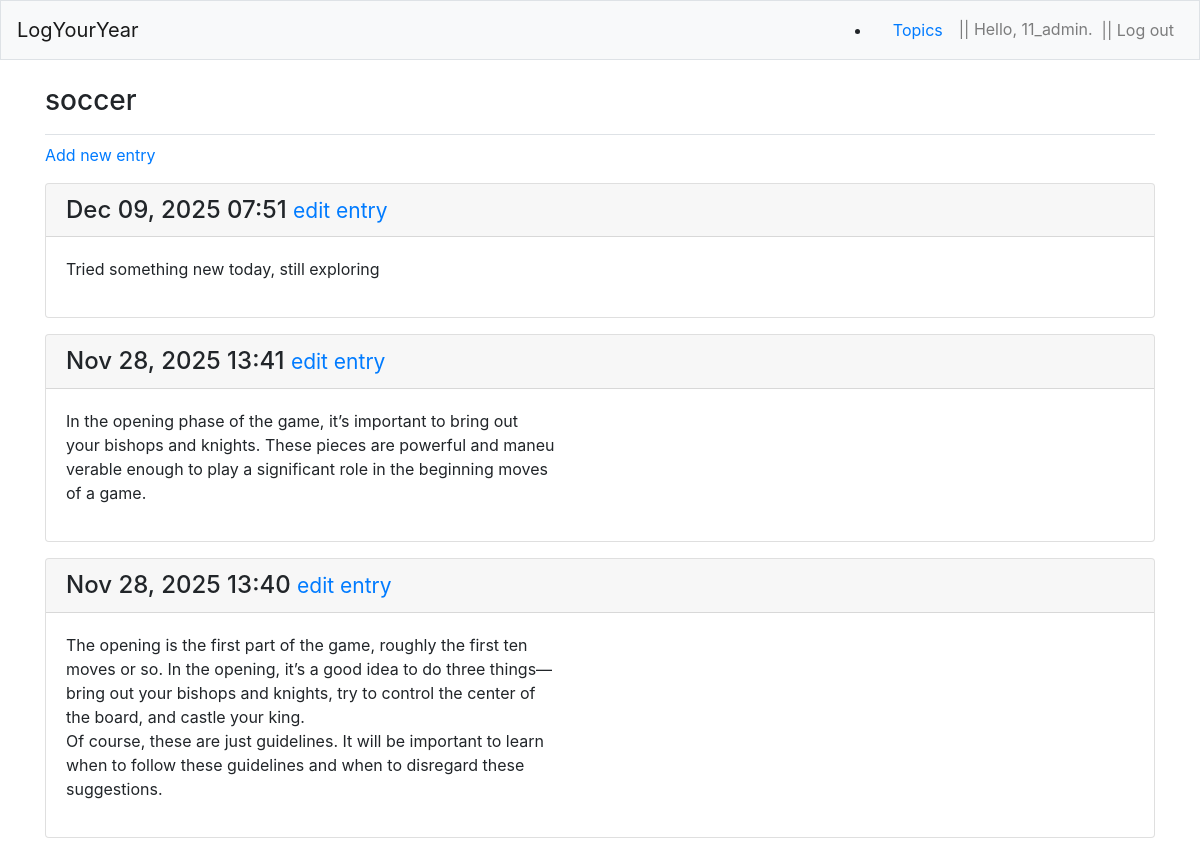
The page /topics/2/ (signed in) on the database its author committed.
### learning_logs/models.py (models this page shows, shortened)
class Topic(models.Model):
    text = models.CharField(max_length=200)
    date_added = models.DateTimeField(auto_now_add=True)
    owner = models.ForeignKey(User, on_delete=models.CASCADE)
    def __str__(self):
        return self.text

class Entry(models.Model):
    topic = models.ForeignKey(Topic, on_delete=models.CASCADE)
    text = models.TextField()
    date_added = models.DateTimeField(auto_now_add=True)
    class Meta:
        verbose_name_plural = 'entries'

### learning_logs/views.py (the view)
# urls.py: path('topics/<int:topic_id>/', views.topic, name='topic'),
@login_required
def topic(request, topic_id):
    topic = Topic.objects.get(id=topic_id)
    if topic.owner != request.user:
        raise Http404
    entries = topic.entry_set.order_by('-date_added')
    context = {'topic': topic, 'entries': entries}
    return render(request, 'learning_logs/topic.html', context)

### templates/learning_logs/topic.html
{% extends 'learning_logs/base.html' %}
{% block page_header %}
  <h3>{{ topic }}</h3>
{% endblock page_header %}
{% block content %}
  <p>
    <a href="{% url 'learning_logs:new_entry' topic.id %}">Add new entry</a>
  </p>
  {% for entry in entries %}
    <div class="card mb-3">
       <h4 class="card-header">
         {{ entry.date_added|date:'M d, Y H:i' }}
         <small><a href="{% url 'learning_logs:edit_entry' entry.id %}">
            edit entry</a></small>
       </h4>
       <div class="card-body">
        {{ entry.text|linebreaks }}
      </div>
    </div>
  {% empty %}
    <p>There are no entries for this topic yet.</p>
  {% endfor %}
{% endblock content %}

### templates/learning_logs/base.html (shortened to what this page needs)
{% load bootstrap4 %}
<!doctype html>
<html lang="en">
<head>
  {% bootstrap_css %}
</head>
<body>
  <nav class="navbar navbar-expand-md navbar-light bg-light mb-4 border">
    <a class="navbar-brand" href="{% url 'learning_logs:home'%}">LogYourYear</a>
          <li class="nav-item"></li>
             <a class="nav-link" href="{% url 'learning_logs:topics'%}">
                Topics</a></li>
       <ul class="navbar-nav ml-auto">
         {% if user.is_authenticated %}
           <li class="nav-item">
             <span class="navbar-text"}">|| Hello, {{ user.username  }}. </span>
           </li>
           <li class="nav-item  align-items-center">
             <form action="{% url 'users:logout' %}" method="post" >
               <button type="submit" class="btn btn-link nav-link  ">
                 || Log out
               </button>
             </form>
           </li>
         {% else %}
           <li class="nav-item">
             <a class="nav-link" href="{% url 'users:register' %}">Register</a>
           </li>
           <li class="nav-item">
            <a class="nav-link" href="{% url 'users:login' %}">Log in</a></li>
         {% endif %}
      </ul>
  </nav>
  <main role="main" class="container">
    <div class="pb-2 mb-2 border-bottom">
      {% block page_header %}{% endblock page_header %}
    </div>
    <div>
      {% block content %}{% endblock content %}
    </div>
  </main>
</body>
</html>

### rows shown on the page
Topic: text "soccer"
Entry: date_added "Dec 09, 2025 07:51", text "Tried something new today, still exploring"
Entry: date_added "Nov 28, 2025 13:41", text "In the opening phase of the game, it’s important to bring out your bishops and knights. These pieces are powerful and maneu verable enough to play a significant role in the beginning moves of a game."
Entry: date_added "Nov 28, 2025 13:40", text "The opening is the first part of the game, roughly the first ten moves or so. In the opening, it’s a good idea to do three things— bring out your bishops and knights, try to control the center of the board, and castle your king. Of course, these are just guidelines. It will be important to learn when to follow these guidelines and when to disregard these suggestions."

### other values the page prints
{{ user.username }} "11_admin"
